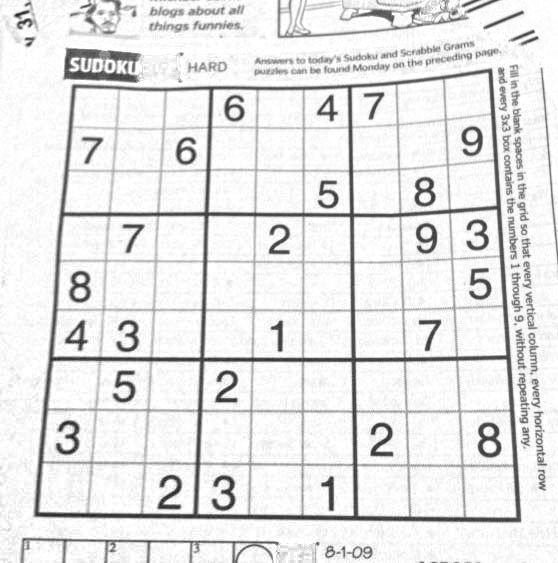
#> input picture Sudoku/DLMIA.png, 558 x 563 px
$ python -i presence.py   (imports and definitions only)
#> lines starting #> are read from the running program, lines starting #| are printed output that depends on the picture; after the words box and inside, x2 and y2 are one past the last pixel; in counts of white or black regions, pixels touching at a corner belong together
#> further down, picture is the input picture: shape (563, 558); min 27, max 255, mean 229.5
#!/usr/bin/env python
import math
from skimage.filters import threshold_otsu
from skimage.transform import resize
from skimage.morphology import opening
from skimage.segmentation import clear_border
import numpy as np


def get_presence(image):
    # TODO: assert image is 306 x 306

    thresh = threshold_otsu(image)
#> thresh = 182
    binary = image > thresh
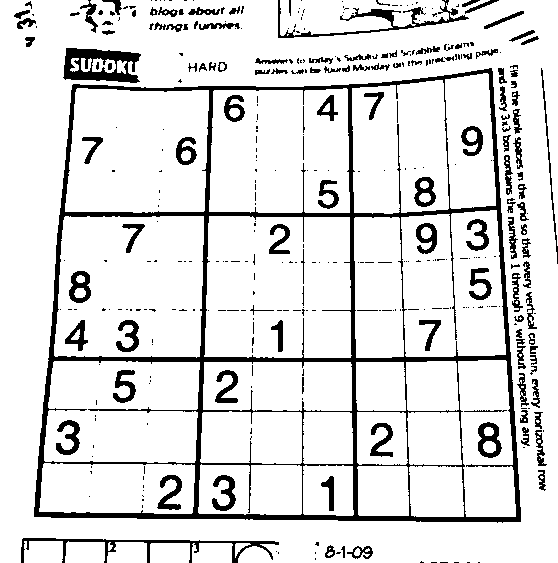
#> binary: shape (563, 558) bool; 87.5% white; 384 black regions (250 under 20 px), largest, box (x1, y1, x2, y2) and area: (34, 68, 521, 523) 18637, (63, 48, 141, 83) 1604, (21, 538, 279, 563) 1236
    invert = np.invert(binary)
    opend = opening(invert)
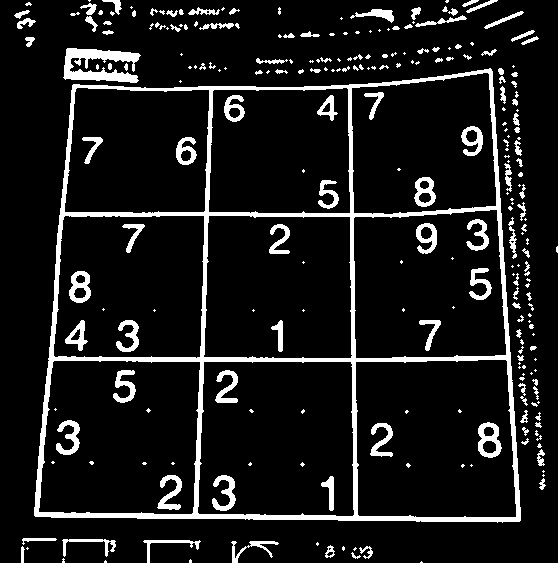
#> opend: shape (563, 558) bool; 10.2% white; 262 white regions (138 under 20 px), largest, box (x1, y1, x2, y2) and area: (34, 68, 521, 523) 15676, (63, 48, 141, 83) 1523, (478, 422, 502, 458) 470
    cleared = clear_border(opend)
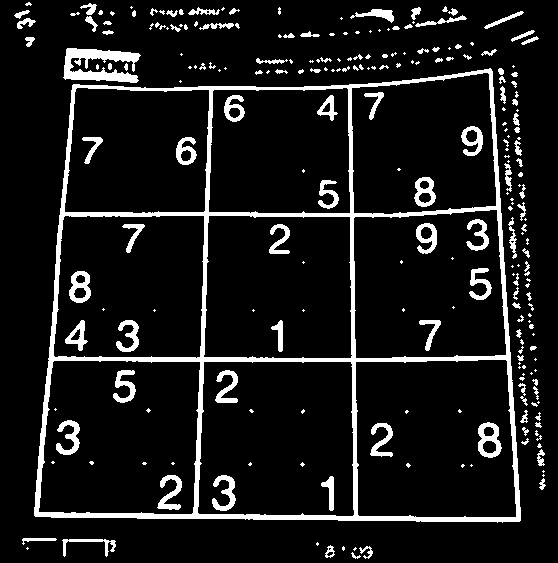
#> cleared: shape (563, 558) bool; 9.9% white; 249 white regions (131 under 20 px), largest, box (x1, y1, x2, y2) and area: (34, 68, 521, 523) 15676, (63, 48, 141, 83) 1523, (478, 422, 502, 458) 470

    num_rows = 9
    num_cols = 9
    presence = np.zeros((num_rows, num_cols))
    max_mean = 0.05
    for i in range(num_rows):
        for j in range(num_cols):
            size = int(306 / 9)
            h = size * j
            w = size * i
            square = cleared[(size * i) : (i + 1) * size, j * size : (j + 1) * size]
            square_mean = np.mean(square)
            presence[i][j] = int(square_mean >= max_mean)
#> square: shape (34, 34) bool; every value is 0

    job = {"image": image, "cleared": cleared, "presence": presence}
    return job

>>> import cv2
>>> picture = cv2.imread('../Sudoku/DLMIA.png', cv2.IMREAD_GRAYSCALE)
>>> result = get_presence(picture)
#> result = 3 items
